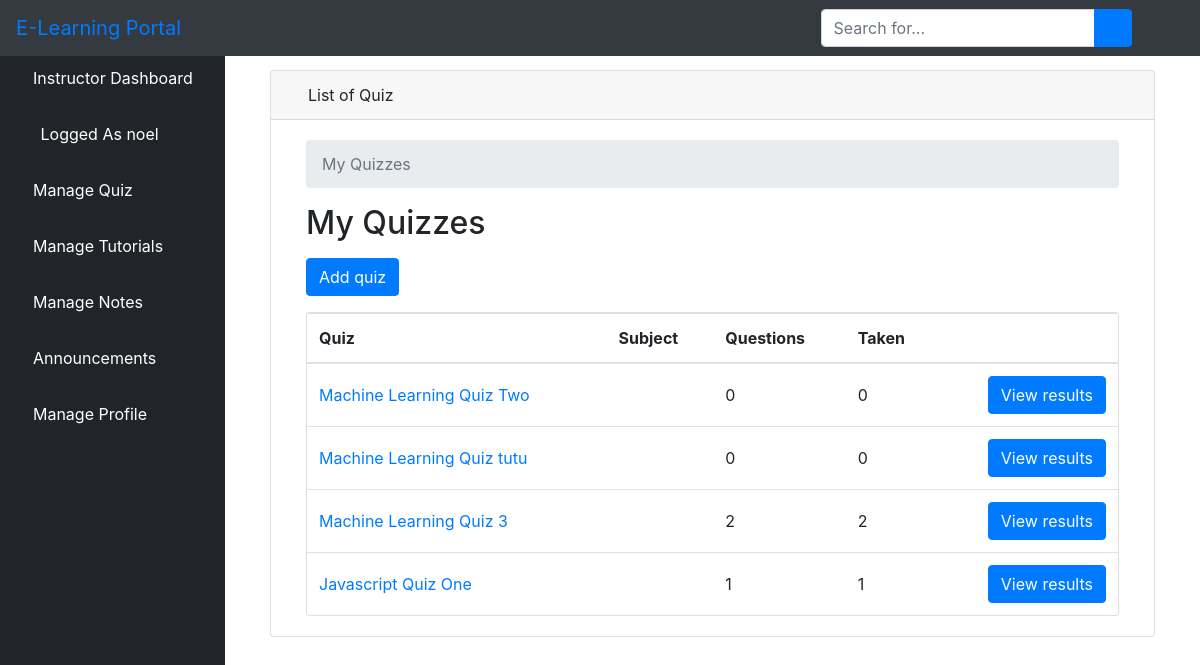
The app's page /llist_quiz/ (signed in) with its own data.
### elearn/models.py (models this page shows, shortened)
class User(AbstractUser):
    is_learner = models.BooleanField(default=False)
    is_instructor = models.BooleanField(default=False)
    is_admin = models.BooleanField(default=False)

class Quiz(models.Model):
    owner = models.ForeignKey(User, on_delete=models.CASCADE, related_name='quizzes')
    name = models.CharField(max_length=255)
    course = models.ForeignKey(Course, on_delete=models.CASCADE, related_name='quizzes')

### elearn/views.py (the view)
# urls.py: path('llist_quiz/', views.QuizListView.as_view(), name='quiz_change_list'),
class QuizListView(ListView):
    model = Quiz
    ordering = ('name', )
    context_object_name = 'quizzes'
    template_name = 'dashboard/instructor/quiz_change_list.html'
    def get_queryset(self):
        queryset = self.request.user.quizzes \
        .select_related('course') \
        .annotate(questions_count = Count('questions', distinct=True)) \
        .annotate(taken_count = Count('taken_quizzes', distinct=True))
        return queryset

### elearn/templates/dashboard/instructor/quiz_change_list.html (shortened to what this page needs)
{% extends 'dashboard/instructor/base.html' %}
{% block body %}
<div class="container-fluid">
        <div class="row">
          <div class="col-12 mb-3">
          <div class="col-12 mb-3">
                <div id="content-wrapper" style="padding-top: 20px">
        <div class="container-fluid">
            <div class="card mb-3">
                <div class="card-header">
                    <i class="fas fa-table text-primary"></i>
                    List of Quiz
                </div>
                <div class="card-body">
  <div class="col-sm-12">
  <nav aria-label="breadcrumb">
    <ol class="breadcrumb">
      <li class="breadcrumb-item active" aria-current="page">My Quizzes</li>
    </ol>
  </nav>
  <h2 class="mb-3">My Quizzes</h2>
  <a href="{% url 'quiz_add' %}" class="btn btn-primary mb-3" role="button">Add quiz</a>
  <div class="card">
    <table class="table mb-0">
      <thead>
        <tr>
          <th>Quiz</th>
          <th>Subject</th>
          <th>Questions</th>
          <th>Taken</th>
          <th></th>
        </tr>
      </thead>
      <tbody>
        {% for quiz in quizzes %}
          <tr>
            <td class="align-middle"><a href="{% url 'quiz_change' quiz.pk %}">{{ quiz.name }}</a></td>
            <td class="align-middle">{{ quiz.subject.get_html_badge }}</td>
            <td class="align-middle">{{ quiz.questions_count }}</td>
            <td class="align-middle">{{ quiz.taken_count }}</td>
            <td class="text-right">
              <a href="{% url 'quiz_results' quiz.pk %}" class="btn btn-primary">View results</a>
            </td>
          </tr>
        {% empty %}
          <tr>
            <td class="bg-light text-center font-italic" colspan="5">You haven't created any quiz yet.</td>
          </tr>
        {% endfor %}
      </tbody>
    </table>
  </div>
{% endblock body %}

### elearn/templates/dashboard/instructor/base.html (shortened to what this page needs)
<!DOCTYPE html>
<html lang="en">
<head>
    {% load static %}
    <link href="{% static 'vendor/fontawesome-free/css/all.min.css' %}" rel="stylesheet" type="text/css">
    <link href="{% static 'vendor/datatables/dataTables.bootstrap4.css' %}" rel="stylesheet">
    <link href="{% static 'css/sb-admin.css' %}" rel="stylesheet">
</head>
<body id="page-top">
<nav class="navbar navbar-expand navbar-dark bg-dark fixed-top">
    <a class="navbar-brand mr-1 text-primary" href="">E-Learning Portal</a>
    <button class="btn btn-link btn-sm text-white order-1 order-sm-0" id="sidebarToggle" href="#">
        <i class="fas fa-bars"></i>
    </button>
    <form class="d-none d-md-inline-block form-inline ml-auto mr-0 mr-md-3 my-2 my-md-0">
        <div class="input-group">
            <input type="text" class="form-control" placeholder="Search for..." aria-label="Search" aria-describedby="basic-addon2">
            <div class="input-group-append">
                <button class="btn btn-primary" type="button">
                    <i class="fas fa-search"></i>
                </button>
            </div>
        </div>
    </form>
    <ul class="navbar-nav ml-auto ml-md-0">
        <li class="nav-item dropdown no-arrow">
            <a class="nav-link dropdown-toggle" href="#" id="userDropdown" role="button" data-toggle="dropdown" aria-haspopup="true" aria-expanded="false">
                <i class="fas fa-user-circle fa-fw text-primary"></i>
            </a>
        </li>
    </ul>
</nav>
<div id="wrapper" style="padding-top: 50px;">
<ul class="sidebar navbar-nav">
    <li class="nav-item active">
        <a class="nav-link" href="{% url 'instructor' %}">
         <i class="fa fa-home" aria-hidden="true"></i>
            <span>Instructor Dashboard</span>
        </a>
    </li>
    <li class="nav-item active">
        <a class="nav-link" href="">
            <i class="fas fa-user-circle fa-fw text-primary"></i>
            <span>Logged As {{ user.username }}</span>
        </a>
    </li>
    <li class="nav-item dropdown no-arrow">
                            <a class="nav-link dropdown-toggle" data-toggle="dropdown" aria-haspopup="true" aria-expanded="false" href="">
          <i class="fa fa-th-list" aria-hidden="true"></i>
            <span style="color: white">Manage Quiz</span>
        </a>
        </li>
         <li class="nav-item dropdown no-arrow">
                            <a class="nav-link dropdown-toggle" data-toggle="dropdown" aria-haspopup="true" aria-expanded="false" href="">
            <i class="fas fa-book-reader" aria-hidden="true"></i>
             <span style="color: white">Manage Tutorials</span>
        </a>
        </li>
         <li class="nav-item">
        <a class="nav-link" href="{% url 'lnotes' %}">
            <i class="fas fa-pen" aria-hidden="true"></i>
            <span style="color: white">Manage Notes</span>
        </a>
    </li>
    <li class="nav-item dropdown no-arrow">
                            <a class="nav-link dropdown-toggle" data-toggle="dropdown" aria-haspopup="true" aria-expanded="false" href="">
        <i class="fas fa-bell"></i>
            <span style="color: white">Announcements</span>
        </a>
        </li>
     <li class="nav-item dropdown no-arrow">
                            <a class="nav-link dropdown-toggle" data-toggle="dropdown" aria-haspopup="true" aria-expanded="false" href="">
            <i class="fas fa-user text-default"></i>
            <span style="color: white">Manage Profile</span>
        </a>
        </li>
</ul>
    {% block body %}{% endblock %}
</div>

### records on screen
User: username "noel"
Quiz: name "Machine Learning Quiz Two", questions_count "0", taken_count "0"
Quiz: name "Machine Learning Quiz tutu", questions_count "0", taken_count "0"
Quiz: name "Machine Learning Quiz 3", questions_count "2", taken_count "2"
Quiz: name "Javascript Quiz One", questions_count "1", taken_count "1"
